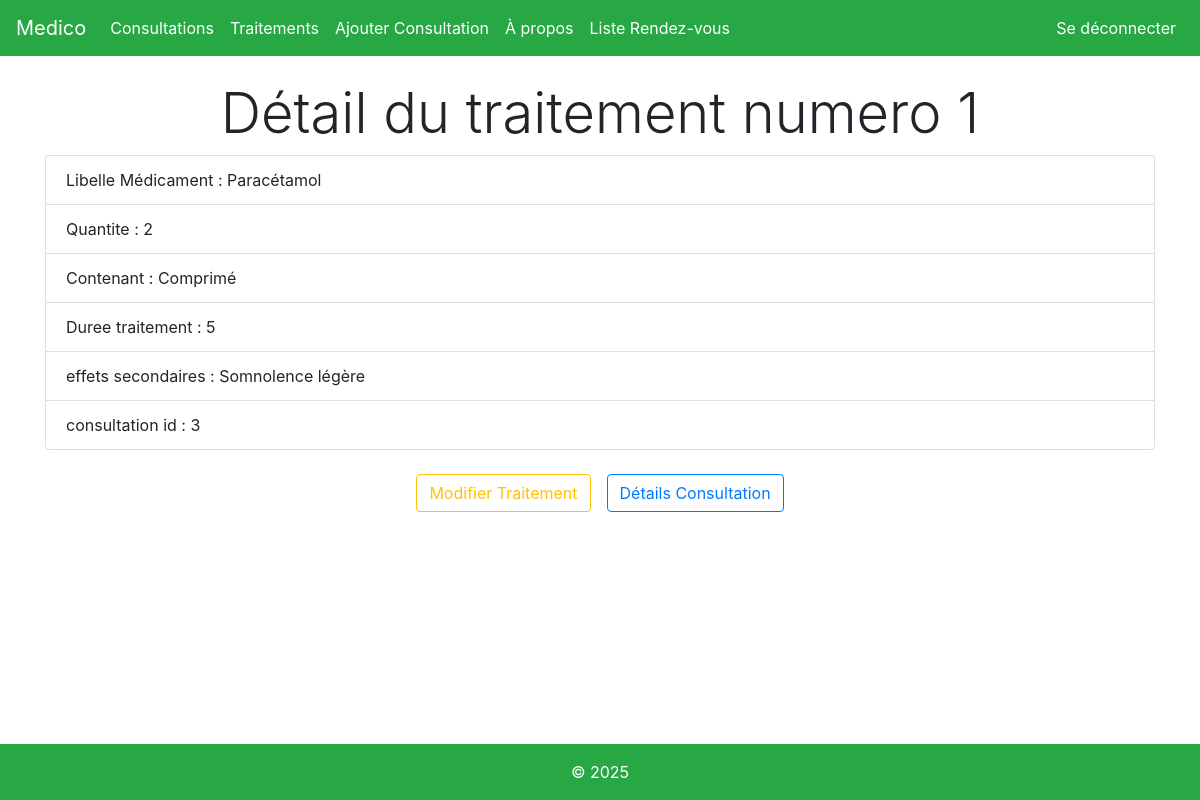
The app's page /traitement/1/ (signed in) with its own data.
### medico/models.py (models this page shows, shortened)
class Traitement(models.Model):
    medicament=models.CharField(max_length=40, null=False)
    quantite=models.IntegerField(null=False)
    contenant=models.CharField(max_length=20, null=False)
    duree=models.IntegerField(null=False)  # durée en jours
    effects_secondaires=models.TextField(null=False, blank=True)
    consultation=models.ForeignKey(Consultation, on_delete=models.CASCADE, null=False)

class Consultation(models.Model):
    GENRE_CHOIX = [('F', "Femme"), ('H', "Homme")]
    patient_nom = models.CharField(max_length=40, null=False)
    patient_prenom = models.CharField(max_length=30, null=False)
    patient_genre = models.CharField(max_length=1, null=False, choices=GENRE_CHOIX)
    patient_age = models.IntegerField(null=False)
    description = models.TextField(null=False)
    date_consultation = models.DateField(null=False)

### medico/views.py (the view)
# urls.py: path('traitement/<int:traitementID>/', views.traitementdetails, name='traitementdetails'),
def traitementdetails(request, traitementID):
    permission = checkpermissions(request)
    if permission:
        return permission
    traitement = get_object_or_404(Traitement, pk=traitementID)
    return render(request, 'medico/traitementdetails.html', {"traitement":traitement})

### medico/views.py (called while the page is built)
def checkpermissions(request):
    if not (request.session.get('is_doctor') or request.session.get('is_admin')):
        return redirect('about')

### medico/templates/medico/traitementdetails.html (shortened to what this page needs)
{% extends 'medico/main.html'%}
{% load django_bootstrap5 %}
{% block content %}
<!DOCTYPE html>
<html lang="fr">
<head>
</head>
<body>
    <div class="text-center">
   <h1 class="display-4">Détail du traitement numero {{ traitement.pk }}</h1>
   </div>
<ul class="list-group" >
    <li class="list-group-item"><strong></strong>Libelle Médicament :  {{ traitement.medicament }}</li>
    <li class="list-group-item"><strong></strong>Quantite :  {{ traitement.quantite }}</li>
    <li class="list-group-item"><strong></strong>Contenant :  {{ traitement.contenant }}</li>
    <li class="list-group-item"><strong></strong>Duree traitement : {{ traitement.duree }}</li>
    <li class="list-group-item"><strong></strong>effets secondaires : {{ traitement.effects_secondaires }}</li>
    <li class="list-group-item"><strong></strong>consultation id : {{ traitement.consultation.id }}</li>
</ul>
<br><div class="d-flex flex-vertical justify-content-center gap-2">
    <a href="{% url 'modifier_traitement' traitement.id %}" class="btn btn-outline-warning">
        Modifier Traitement
    </a>
<br>
    <a href="{% url 'consultationDetail' traitement.consultation.id %}" class="btn btn-outline-primary">
        Détails Consultation
    </a>
    </div>
</body>
</html>
{% endblock %}

### records on screen
Traitement: pk "1", medicament "Paracétamol", quantite "2", contenant "Comprimé", duree "5", effects_secondaires "Somnolence légère", consultation.id "3"
